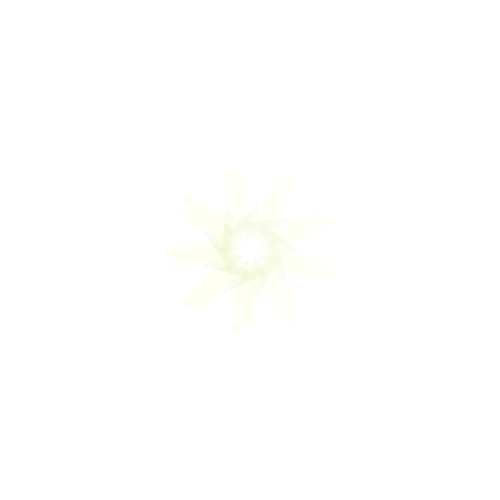
Frame 1 (no input)
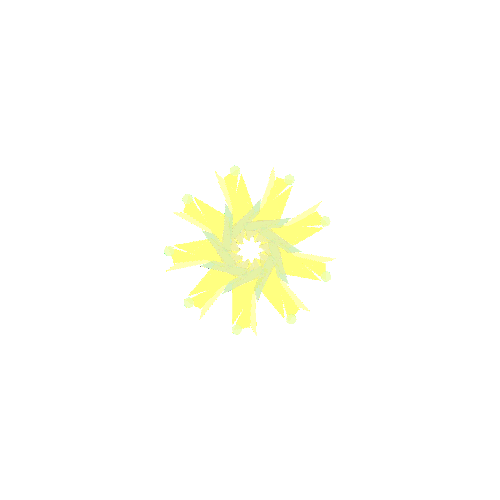
Frame 60 (the mouse pressed at the canvas centre just before this capture)
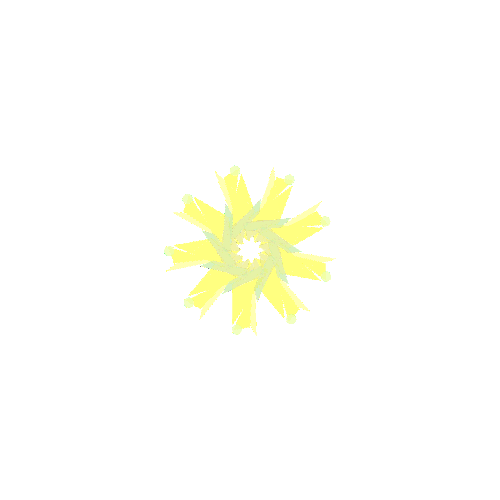
Frame 120 (the mouse held since frame 60 and released just before this capture)

The Processing sketch that drew these frames (run headless with seeded random() and noise(); from frame 60 on, the mouse is pressed at the canvas centre):

// Processing sketch: processing_84143
// ── processing_84143.pde

void setup()
{

  size(500,500);
background(255);
smooth();
noStroke();

 
}

void draw()
{

// translate permet de déplacer une forme sur l'axe des x et celui des y.



translate(250,250);
rotate(PI/11);
  
  fill(231,255,174,10);

 ellipse(10, 80, 10, 10);
  rotate(PI/27);
 
  fill(258,255,121,5);
quad(16, 80, 30, 71, 7, 6, 19, 4);
  rotate(PI/27);
  
    fill(231,235,174,10);
 quad(6, 38, 30, 11, 27, 16, 9, 4);
  rotate(PI/27);
 
  fill(251,253,121,5);
 quad(6, 38, 30, 71, 27, 6, 19, 4);
  rotate(PI/27);
  
      fill(211,235,174,10);
 quad(6, 38, 10, 51, 27, 6, 19, 4);
  rotate(PI/27);
 
  fill(251,253,171,5);
 quad(16, 38, 70, 51, 27, 16, 19, 4);
  rotate(PI/27);
  
    
  fill(231,255,174,10);

 ellipse(10, 80, 10, 10);
  rotate(PI/27);
 
  fill(258,255,121,5);
quad(16, 80, 30, 71, 7, 6, 19, 4);
  rotate(PI/27);
  
    fill(231,235,174,10);
 quad(6, 38, 30, 11, 27, 16, 9, 4);
  rotate(PI/27);
 
  fill(251,253,121,5);
 quad(6, 38, 30, 71, 27, 6, 19, 4);
  rotate(PI/27);
  
      fill(211,235,174,10);
 quad(6, 38, 10, 51, 27, 6, 19, 4);
  rotate(PI/27);
 
  fill(251,253,171,5);
 quad(16, 38, 70, 51, 27, 16, 19, 4);
  rotate(PI/27);  
  fill(231,255,174,10);

 ellipse(10, 80, 10, 10);
  rotate(PI/27);
 
  fill(258,255,121,5);
quad(16, 80, 30, 71, 7, 6, 19, 4);
  rotate(PI/27);
  
    fill(231,235,174,10);
 quad(6, 38, 30, 11, 27, 16, 9, 4);
  rotate(PI/27);
 
  fill(251,253,121,5);
 quad(6, 38, 30, 71, 27, 6, 19, 4);
  rotate(PI/27);
  
      fill(211,235,174,10);
 quad(6, 38, 10, 51, 27, 6, 19, 4);
  rotate(PI/27);
 
  fill(251,253,171,5);
 quad(16, 38, 70, 51, 27, 16, 19, 4);
  rotate(PI/27);  
  fill(231,255,174,10);

 ellipse(10, 80, 10, 10);
  rotate(PI/27);
 
  fill(258,255,121,5);
quad(16, 80, 30, 71, 7, 6, 19, 4);
  rotate(PI/27);
  
    fill(231,235,174,10);
 quad(6, 38, 30, 11, 27, 16, 9, 4);
  rotate(PI/27);
 
  fill(251,253,121,5);
 quad(6, 38, 30, 71, 27, 6, 19, 4);
  rotate(PI/27);
  
      fill(211,235,174,10);
 quad(6, 38, 10, 51, 27, 6, 19, 4);
  rotate(PI/27);
 
  fill(251,253,171,5);
 quad(16, 38, 70, 51, 27, 16, 19, 4);
  rotate(PI/27);  
  fill(231,255,174,10);

 ellipse(10, 80, 10, 10);
  rotate(PI/27);
 
  fill(258,255,121,5);
quad(16, 80, 30, 71, 7, 6, 19, 4);
  rotate(PI/27);
  
    fill(231,235,174,10);
 quad(6, 38, 30, 11, 27, 16, 9, 4);
  rotate(PI/27);
 
  fill(251,253,121,5);
 quad(6, 38, 30, 71, 27, 6, 19, 4);
  rotate(PI/27);
  
      fill(211,235,174,10);
 quad(6, 38, 10, 51, 27, 6, 19, 4);
  rotate(PI/27);
 
  fill(251,253,171,5);
 quad(16, 38, 70, 51, 27, 16, 19, 4);
  rotate(PI/27);  
  fill(231,255,174,10);

 ellipse(10, 80, 10, 10);
  rotate(PI/27);
 
  fill(258,255,121,5);
quad(16, 80, 30, 71, 7, 6, 19, 4);
  rotate(PI/27);
  
    fill(231,235,174,10);
 quad(6, 38, 30, 11, 27, 16, 9, 4);
  rotate(PI/27);
 
  fill(251,253,121,5);
 quad(6, 38, 30, 71, 27, 6, 19, 4);
  rotate(PI/27);
  
      fill(211,235,174,10);
 quad(6, 38, 10, 51, 27, 6, 19, 4);
  rotate(PI/27);
 
  fill(251,253,171,5);
 quad(16, 38, 70, 51, 27, 16, 19, 4);
  rotate(PI/27);  
  fill(231,255,174,10);

 ellipse(10, 80, 10, 10);
  rotate(PI/27);
 
  fill(258,255,121,5);
quad(16, 80, 30, 71, 7, 6, 19, 4);
  rotate(PI/27);
  
    fill(231,235,174,10);
 quad(6, 38, 30, 11, 27, 16, 9, 4);
  rotate(PI/27);
 
  fill(251,253,121,5);
 quad(6, 38, 30, 71, 27, 6, 19, 4);
  rotate(PI/27);
  
      fill(211,235,174,10);
 quad(6, 38, 10, 51, 27, 6, 19, 4);
  rotate(PI/27);
 
  fill(251,253,171,5);
 quad(16, 38, 70, 51, 27, 16, 19, 4);
  rotate(PI/27);  
  fill(231,255,174,10);

 ellipse(10, 80, 10, 10);
  rotate(PI/27);
 
  fill(258,255,121,5);
quad(16, 80, 30, 71, 7, 6, 19, 4);
  rotate(PI/27);
  
    fill(231,235,174,10);
 quad(6, 38, 30, 11, 27, 16, 9, 4);
  rotate(PI/27);
 
  fill(251,253,121,5);
 quad(6, 38, 30, 71, 27, 6, 19, 4);
  rotate(PI/27);
  
      fill(211,235,174,10);
 quad(6, 38, 10, 51, 27, 6, 19, 4);
  rotate(PI/27);
 
  fill(251,253,171,5);
 quad(16, 38, 70, 51, 27, 16, 19, 4);
  rotate(PI/27);  
  fill(231,255,174,10);

 ellipse(10, 80, 10, 10);
  rotate(PI/27);
 
  fill(258,255,121,5);
quad(16, 80, 30, 71, 7, 6, 19, 4);
  rotate(PI/27);
  
    fill(231,235,174,10);
 quad(6, 38, 30, 11, 27, 16, 9, 4);
  rotate(PI/27);
 
  fill(251,253,121,5);
 quad(6, 38, 30, 71, 27, 6, 19, 4);
  rotate(PI/27);
  
      fill(211,235,174,10);
 quad(6, 38, 10, 51, 27, 6, 19, 4);
  rotate(PI/27);
 
  fill(251,253,171,5);
 quad(16, 38, 70, 51, 27, 16, 19, 4);
  rotate(PI/27);  
  fill(231,255,174,10);

 ellipse(10, 80, 10, 10);
  rotate(PI/27);
 
  fill(258,255,121,5);
quad(16, 80, 30, 71, 7, 6, 19, 4);
  rotate(PI/27);
  
    fill(231,235,174,10);
 quad(6, 38, 30, 11, 27, 16, 9, 4);
  rotate(PI/27);
 
  fill(251,253,121,5);
 quad(6, 38, 30, 71, 27, 6, 19, 4);
  rotate(PI/27);
  
      fill(211,235,174,10);
 quad(6, 38, 10, 51, 27, 6, 19, 4);
  rotate(PI/27);
 
  fill(251,253,171,5);
 quad(16, 38, 70, 51, 27, 16, 19, 4);
  rotate(PI/27);  
  fill(231,255,174,10);

 ellipse(10, 80, 10, 10);
  rotate(PI/27);
 
  fill(258,255,121,5);
quad(16, 80, 30, 71, 7, 6, 19, 4);
  rotate(PI/27);
  
    fill(231,235,174,10);
 quad(6, 38, 30, 11, 27, 16, 9, 4);
  rotate(PI/27);
 
  fill(251,253,121,5);
 quad(6, 38, 30, 71, 27, 6, 19, 4);
  rotate(PI/27);
  
      fill(211,235,174,10);
 quad(6, 38, 10, 51, 27, 6, 19, 4);
  rotate(PI/27);
 
  fill(251,253,171,5);
 quad(16, 38, 70, 51, 27, 16, 19, 4);
  rotate(PI/27);  
  fill(231,255,174,10);

 ellipse(10, 80, 10, 10);
  rotate(PI/27);
 
  fill(258,255,121,5);
quad(16, 80, 30, 71, 7, 6, 19, 4);
  rotate(PI/27);
  
    fill(231,235,174,10);
 quad(6, 38, 30, 11, 27, 16, 9, 4);
  rotate(PI/27);
 
  fill(251,253,121,5);
 quad(6, 38, 30, 71, 27, 6, 19, 4);
  rotate(PI/27);
  
      fill(211,235,174,10);
 quad(6, 38, 10, 51, 27, 6, 19, 4);
  rotate(PI/27);
 
  fill(251,253,171,5);
 quad(16, 38, 70, 51, 27, 16, 19, 4);
  rotate(PI/27);  
  fill(231,255,174,10);

 ellipse(10, 80, 10, 10);
  rotate(PI/27);
 
  fill(258,255,121,5);
quad(16, 80, 30, 71, 7, 6, 19, 4);
  rotate(PI/27);
  
    fill(231,235,174,10);
 quad(6, 38, 30, 11, 27, 16, 9, 4);
  rotate(PI/27);
 
  fill(251,253,121,5);
 quad(6, 38, 30, 71, 27, 6, 19, 4);
  rotate(PI/27);
  
      fill(211,235,174,10);
 quad(6, 38, 10, 51, 27, 6, 19, 4);
  rotate(PI/27);
 
  fill(251,253,171,5);
 quad(16, 38, 70, 51, 27, 16, 19, 4);
  rotate(PI/27);  
  fill(231,255,174,10);

 ellipse(10, 80, 10, 10);
  rotate(PI/27);
 
  fill(258,255,121,5);
quad(16, 80, 30, 71, 7, 6, 19, 4);
  rotate(PI/27);
  
    fill(231,235,174,10);
 quad(6, 38, 30, 11, 27, 16, 9, 4);
  rotate(PI/27);
 
  fill(251,253,121,5);
 quad(6, 38, 30, 71, 27, 6, 19, 4);
  rotate(PI/27);
  
      fill(211,235,174,10);
 quad(6, 38, 10, 51, 27, 6, 19, 4);
  rotate(PI/27);
 
  fill(251,253,171,5);
 quad(16, 38, 70, 51, 27, 16, 19, 4);
  rotate(PI/27);  
  fill(231,255,174,10);

 ellipse(10, 80, 10, 10);
  rotate(PI/27);
 
  fill(258,255,121,5);
quad(16, 80, 30, 71, 7, 6, 19, 4);
  rotate(PI/27);
  
    fill(231,235,174,10);
 quad(6, 38, 30, 11, 27, 16, 9, 4);
  rotate(PI/27);
 
  fill(251,253,121,5);
 quad(6, 38, 30, 71, 27, 6, 19, 4);
  rotate(PI/27);
  
      fill(211,235,174,10);
 quad(6, 38, 10, 51, 27, 6, 19, 4);
  rotate(PI/27);
 
  fill(251,253,171,5);
 quad(16, 38, 70, 51, 27, 16, 19, 4);
  rotate(PI/27);  
  fill(231,255,174,10);

 ellipse(10, 80, 10, 10);
  rotate(PI/27);
 
  fill(258,255,121,5);
quad(16, 80, 30, 71, 7, 6, 19, 4);
  rotate(PI/27);
  
    fill(231,235,174,10);
 quad(6, 38, 30, 11, 27, 16, 9, 4);
  rotate(PI/27);
 
  fill(251,253,121,5);
 quad(6, 38, 30, 71, 27, 6, 19, 4);
  rotate(PI/27);
  
      fill(211,235,174,10);
 quad(6, 38, 10, 51, 27, 6, 19, 4);
  rotate(PI/27);
 
  fill(251,253,171,5);
 quad(16, 38, 70, 51, 27, 16, 19, 4);
  rotate(PI/27);  
  fill(231,255,174,10);

 ellipse(10, 80, 10, 10);
  rotate(PI/27);
 
  fill(258,255,121,5);
quad(16, 80, 30, 71, 7, 6, 19, 4);
  rotate(PI/27);
  
    fill(231,235,174,10);
 quad(6, 38, 30, 11, 27, 16, 9, 4);
  rotate(PI/27);
 
  fill(251,253,121,5);
 quad(6, 38, 30, 71, 27, 6, 19, 4);
  rotate(PI/27);
  
      fill(211,235,174,10);
 quad(6, 38, 10, 51, 27, 6, 19, 4);
  rotate(PI/27);
 
  fill(251,253,171,5);
 quad(16, 38, 70, 51, 27, 16, 19, 4);
  rotate(PI/27);  
  fill(231,255,174,10);

 ellipse(10, 80, 10, 10);
  rotate(PI/27);
 
  fill(258,255,121,5);
quad(16, 80, 30, 71, 7, 6, 19, 4);
  rotate(PI/27);
  
    fill(231,235,174,10);
 quad(6, 38, 30, 11, 27, 16, 9, 4);
  rotate(PI/27);
 
  fill(251,253,121,5);
 quad(6, 38, 30, 71, 27, 6, 19, 4);
  rotate(PI/27);
  
      fill(211,235,174,10);
 quad(6, 38, 10, 51, 27, 6, 19, 4);
  rotate(PI/27);
 
  fill(251,253,171,5);
 quad(16, 38, 70, 51, 27, 16, 19, 4);
  rotate(PI/27);
  
    
  fill(231,255,174,10);

 ellipse(10, 80, 10, 10);
  rotate(PI/27);
 
  fill(258,255,121,5);
quad(16, 80, 30, 71, 7, 6, 19, 4);
  rotate(PI/27);
  
    fill(231,235,174,10);
 quad(6, 38, 30, 11, 27, 16, 9, 4);
  rotate(PI/27);
 
  fill(251,253,121,5);
 quad(6, 38, 30, 71, 27, 6, 19, 4);
  rotate(PI/27);
  
      fill(211,235,174,10);
 quad(6, 38, 10, 51, 27, 6, 19, 4);
  rotate(PI/27);
 
  fill(251,253,171,5);
 quad(16, 38, 70, 51, 27, 16, 19, 4);
  rotate(PI/27);  
  fill(231,255,174,10);

 ellipse(10, 80, 10, 10);
  rotate(PI/27);
 
  fill(258,255,121,5);
quad(16, 80, 30, 71, 7, 6, 19, 4);
  rotate(PI/27);
  
    fill(231,235,174,10);
 quad(6, 38, 30, 11, 27, 16, 9, 4);
  rotate(PI/27);
 
  fill(251,253,121,5);
 quad(6, 38, 30, 71, 27, 6, 19, 4);
  rotate(PI/27);
  
      fill(211,235,174,10);
 quad(6, 38, 10, 51, 27, 6, 19, 4);
  rotate(PI/27);
 
  fill(251,253,171,5);
 quad(16, 38, 70, 51, 27, 16, 19, 4);
  rotate(PI/27);  
  fill(231,255,174,10);

 ellipse(10, 80, 10, 10);
  rotate(PI/27);
 
  fill(258,255,121,5);
quad(16, 80, 30, 71, 7, 6, 19, 4);
  rotate(PI/27);
  
    fill(231,235,174,10);
 quad(6, 38, 30, 11, 27, 16, 9, 4);
  rotate(PI/27);
 
  fill(251,253,121,5);
 quad(6, 38, 30, 71, 27, 6, 19, 4);
  rotate(PI/27);
  
      fill(211,235,174,10);
 quad(6, 38, 10, 51, 27, 6, 19, 4);
  rotate(PI/27);
 
  fill(251,253,171,5);
 quad(16, 38, 70, 51, 27, 16, 19, 4);
  rotate(PI/27);  
  fill(231,255,174,10);

 ellipse(10, 80, 10, 10);
  rotate(PI/27);
 
  fill(258,255,121,5);
quad(16, 80, 30, 71, 7, 6, 19, 4);
  rotate(PI/27);
  
    fill(231,235,174,10);
 quad(6, 38, 30, 11, 27, 16, 9, 4);
  rotate(PI/27);
 
  fill(251,253,121,5);
 quad(6, 38, 30, 71, 27, 6, 19, 4);
  rotate(PI/27);
  
      fill(211,235,174,10);
 quad(6, 38, 10, 51, 27, 6, 19, 4);
  rotate(PI/27);
 
  fill(251,253,171,5);
 quad(16, 38, 70, 51, 27, 16, 19, 4);
  rotate(PI/27);
  
    

 
 
 


 
 

   
 
  

  

  

}
